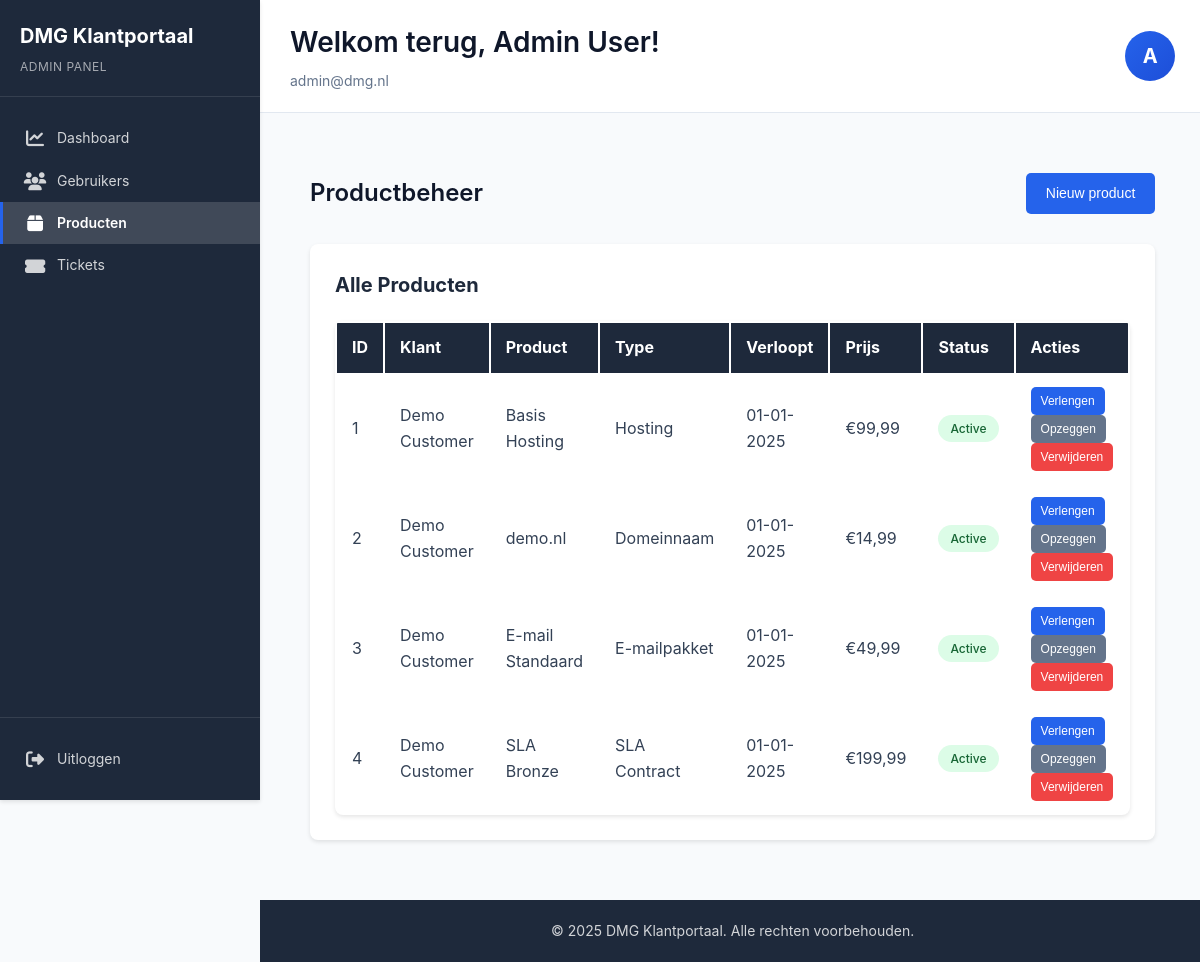
/admin/products.php (signed in), run on the app's committed database.
### tables this page shows
CREATE TABLE products (
    id INT AUTO_INCREMENT PRIMARY KEY,
    user_id INT NOT NULL,
    product_type_id INT NOT NULL,
    name VARCHAR(255) NOT NULL,
    description TEXT,
    domain_name VARCHAR(255),
    registration_date DATE NOT NULL,
    expiry_date DATE NOT NULL,
    duration_months INT DEFAULT 12,
    price DECIMAL(10, 2) NOT NULL,
    status ENUM('active', 'expired', 'cancelled', 'pending') NOT NULL DEFAULT 'active',
    created_at TIMESTAMP DEFAULT CURRENT_TIMESTAMP,
    updated_at TIMESTAMP DEFAULT CURRENT_TIMESTAMP ON UPDATE CURRENT_TIMESTAMP,
    FOREIGN KEY (user_id) REFERENCES users(id) ON DELETE CASCADE,
    FOREIGN KEY (product_type_id) REFERENCES product_types(id),
    INDEX idx_user_id (user_id),
    INDEX idx_status (status),
    INDEX idx_expiry_date (expiry_date)
);

CREATE TABLE users (
    id INT AUTO_INCREMENT PRIMARY KEY,
    email VARCHAR(255) UNIQUE NOT NULL,
    password VARCHAR(255) NOT NULL,
    first_name VARCHAR(100) NOT NULL,
    last_name VARCHAR(100) NOT NULL,
    company_name VARCHAR(255),
    address VARCHAR(255),
    postal_code VARCHAR(20),
    city VARCHAR(100),
    country VARCHAR(100) DEFAULT 'Nederland',
    phone VARCHAR(50),
    role ENUM('admin', 'customer') NOT NULL DEFAULT 'customer',
    created_at TIMESTAMP DEFAULT CURRENT_TIMESTAMP,
    updated_at TIMESTAMP DEFAULT CURRENT_TIMESTAMP ON UPDATE CURRENT_TIMESTAMP,
    last_login TIMESTAMP NULL,
    active TINYINT(1) DEFAULT 1,
    INDEX idx_email (email),
    INDEX idx_role (role)
);

CREATE TABLE product_types (
    id INT AUTO_INCREMENT PRIMARY KEY,
    name VARCHAR(100) NOT NULL,
    description TEXT,
    default_duration_months INT DEFAULT 12,
    created_at TIMESTAMP DEFAULT CURRENT_TIMESTAMP
);

### src/config/database.php (called while the page is built, shortened)
<?php
class Database {
    private static $instance = null;
    private $connection;
    private function __construct() {
        $dsn = "mysql:host=" . DB_HOST . ";dbname=" . DB_NAME . ";charset=" . DB_CHARSET;
        $options = [
            PDO::ATTR_ERRMODE            => PDO::ERRMODE_EXCEPTION,
            PDO::ATTR_DEFAULT_FETCH_MODE => PDO::FETCH_ASSOC,
            PDO::ATTR_EMULATE_PREPARES   => false,
        ];
        try {
            $this->connection = new PDO($dsn, DB_USER, DB_PASSWORD, $options);
        } catch (PDOException $e) {
            throw new Exception("Connection failed: " . $e->getMessage());
        }
    }
    public static function getInstance() {
        if (self::$instance === null) {
            self::$instance = new self();
        }
        return self::$instance;
    }
    public function getConnection() {
        return $this->connection;
    }
}

### src/classes/Product.php (called while the page is built, shortened)
<?php
class Product {
    private $db;
    public function __construct() {
        $this->db = Database::getInstance()->getConnection();
    }
    public function getAll() {
        $stmt = $this->db->query("
            SELECT p.*, pt.name as type_name,
                   u.first_name, u.last_name, u.email
            FROM products p
            JOIN product_types pt ON p.product_type_id = pt.id
            JOIN users u ON p.user_id = u.id
            ORDER BY p.created_at DESC
        ");
        return $stmt->fetchAll();
    }
}

### src/admin/products.php (the view, shortened to what this page needs)
<?php
require_once __DIR__ . '/../config/Database.php';
require_once __DIR__ . '/../classes/Product.php';
$productModel = new Product();
$products = $productModel->getAll();
?>
<?php include __DIR__ . '/../includes/header.php'; ?>
<div class="container">
    <div class="page-header">
        <h1>Productbeheer</h1>
        <button class="btn btn-primary" onclick="document.getElementById('newProductForm').style.display='block'">
            Nieuw product
        </button>
    </div>
        <div class="dashboard-section">
            <h2>Alle Producten</h2>
            <table class="data-table">
                <thead>
                    <tr>
                        <th>ID</th>
                        <th>Klant</th>
                        <th>Product</th>
                        <th>Type</th>
                        <th>Verloopt</th>
                        <th>Prijs</th>
                        <th>Status</th>
                        <th>Acties</th>
                    </tr>
                </thead>
                <tbody>
                    <?php foreach ($products as $product): ?>
                        <tr>
                            <td><?php echo $product['id']; ?></td>
                            <td><?php echo htmlspecialchars($product['first_name'] . ' ' . $product['last_name']); ?></td>
                            <td><?php echo htmlspecialchars($product['name']); ?></td>
                            <td><?php echo htmlspecialchars($product['type_name']); ?></td>
                            <td><?php echo date('d-m-Y', strtotime($product['expiry_date'])); ?></td>
                            <td>€<?php echo number_format($product['price'], 2, ',', '.'); ?></td>
                            <td><span class="badge badge-<?php echo $product['status']; ?>"><?php echo ucfirst($product['status']); ?></span></td>
                            <td>
                                <?php if ($product['status'] === 'active'): ?>
                                    <form method="POST" style="display: inline;">
                                        <button type="submit" class="btn btn-sm btn-primary">Verlengen</button>
                                    </form>
                                    <form method="POST" style="display: inline;">
                                        <button type="submit" class="btn btn-sm btn-secondary">Opzeggen</button>
                                    </form>
                                <?php endif; ?>
                                <form method="POST" style="display: inline;" onsubmit="return confirm('Weet u zeker dat u dit product wilt verwijderen?')">
                                    <button type="submit" class="btn btn-sm btn-danger">Verwijderen</button>
                                </form>
                            </td>
                        </tr>
                    <?php endforeach; ?>
                </tbody>
            </table>
        </div>
</div>
<?php include __DIR__ . '/../includes/footer.php'; ?>

### src/css/style.css (style rules this page uses)
* { margin: 0; padding: 0; box-sizing: border-box; }
:root { --primary-color: #2563eb; --primary-hover: #1d4ed8; --primary-light: #dbeafe; --primary-dark: #1e40af; --secondary-color: #64748b; --secondary-hover: #475569; --secondary-light: #f1f5f9; --secondary-dark: #334155; --success-color: #10b981; --success-light: #dcfce7; --success-dark: #166534; --danger-color: #ef4444; --danger-light: #fee2e2; --danger-dark: #991b1b; --warning-color: #f59e0b; --warning-light: #fef3c7; --warning-dark: #92400e; --info-color: #3b82f6; --info-light: #dbeafe; --info-dark: #1e40af; --dark-color: #1e293b; --light-color: #f8fafc; --white: #ffffff; --black: #000000; --gray-50: #f9fafb; --gray-100: #f3f4f6; --gray-200: #e5e7eb; --gray-300: #d1d5db; --gray-400: #9ca3af; --gray-500: #6b7280; --gray-600: #4b5563; --gray-700: #374151; --gray-800: #1f2937; --gray-900: #111827; --text-color: #334155; --text-light: #64748b; --text-dark: #0f172a; --text-muted: #94a3b8; --bg-color: #ffffff; --bg-light: #f8fafc; --bg-dark: #1e293b; --bg-overlay: rgba(0, 0, 0, 0.5); --border-color: #e2e8f0; --border-light: #f1f5f9; --border-dark: #cbd5e1; --sidebar-bg: #ffffff; --sidebar-admin-bg: #1e293b; --sidebar-width: 260px; --sidebar-collapsed-width: 70px; --font-family: -apple-system, BlinkMacSystemFont, 'Segoe UI', Roboto, 'Helvetica Neue', Arial, sans-serif; --font-size-xs: 12px; --font-size-sm: 14px; --font-size-base: 16px; --font-size-lg: 18px; --font-size-xl: 20px; --font-size-2xl: 24px; --font-size-3xl: 28px; --font-size-4xl: 32px; --font-weight-normal: 400; --font-weight-medium: 500; --font-weight-semibold: 600; --font-weight-bold: 700; --line-height-tight: 1.25; --line-height-normal: 1.5; --line-height-relaxed: 1.6; --line-height-loose: 2; --spacing-xs: 5px; --spacing-sm: 10px; --spacing-md: 15px; --spacing-lg: 20px; --spacing-xl: 30px; --spacing-2xl: 40px; --spacing-3xl: 50px; --radius-sm: 5px; --radius-md: 8px; --radius-lg: 10px; --radius-xl: 15px; --radius-full: 50%; --shadow-sm: 0 1px 2px rgba(0, 0, 0, 0.05); --shadow-md: 0 2px 4px rgba(0, 0, 0, 0.1); --shadow-lg: 0 4px 8px rgba(0, 0, 0, 0.15); --shadow-xl: 0 10px 25px rgba(0, 0, 0, 0.2); --shadow-2xl: 0 20px 40px rgba(0, 0, 0, 0.25); --transition-fast: 0.15s ease; --transition-base: 0.3s ease; --transition-slow: 0.5s ease; --z-dropdown: 100; --z-sticky: 500; --z-sidebar: 1000; --z-modal: 2000; --z-tooltip: 3000; --container-max-width: 1400px; --input-height: 40px; --input-padding: 10px; --input-border-width: 1px; --btn-padding-sm: 5px 10px; --btn-padding-md: 10px 20px; --btn-padding-lg: 15px 30px; }
body { font-family: var(--font-family); line-height: var(--line-height-relaxed); color: var(--text-color); background-color: var(--bg-light); font-size: var(--font-size-base); }
.container { max-width: var(--container-max-width); margin: 0 auto; padding: var(--spacing-xl) var(--spacing-lg); }
.page-header { display: flex; justify-content: space-between; align-items: center; margin-bottom: var(--spacing-xl); }
.page-header h1 { font-size: var(--font-size-2xl); color: var(--text-dark); font-weight: var(--font-weight-semibold); }
.btn { display: inline-block; padding: var(--btn-padding-md); border: none; border-radius: var(--radius-sm); cursor: pointer; font-size: var(--font-size-sm); font-weight: var(--font-weight-medium); text-decoration: none; transition: var(--transition-base); line-height: var(--line-height-normal); }
.btn-primary { background: var(--primary-color); color: var(--white) !important; }
.btn-secondary { background: var(--secondary-color); color: var(--white) !important; }
.btn-danger { background: var(--danger-color); color: var(--white) !important; }
.btn-sm { padding: var(--btn-padding-sm); font-size: var(--font-size-xs); }
.dashboard-section { background: white; padding: 25px; border-radius: 8px; box-shadow: 0 2px 4px rgba(0, 0, 0, 0.1); }
.dashboard-section h2 { font-size: 20px; margin-bottom: 20px; color: var(--dark-color); }
.data-table { width: 100%; background: white; border-radius: 8px; overflow: hidden; box-shadow: 0 2px 4px rgba(0, 0, 0, 0.1); }
.data-table thead { background: var(--dark-color); color: white; }
.data-table th, .data-table td { padding: 12px 15px; text-align: left; }
.data-table tbody tr { border-bottom: 1px solid var(--border-color); }
.badge { display: inline-block; padding: 4px 12px; border-radius: 20px; font-size: 12px; font-weight: 500; }
.badge-active { background: #dcfce7; color: #166534; }

### data on the page
products: id "1", user.last_name "Demo Customer", name "Basis Hosting", product_type.name "Hosting", expiry_date "01-01-2025", price "99,99", status "Active"
products: id "2", user.last_name "Demo Customer", name "demo.nl", product_type.name "Domeinnaam", expiry_date "01-01-2025", price "14,99", status "Active"
products: id "3", user.last_name "Demo Customer", name "E-mail Standaard", product_type.name "E-mailpakket", expiry_date "01-01-2025", price "49,99", status "Active"
products: id "4", user.last_name "Demo Customer", name "SLA Bronze", product_type.name "SLA Contract", expiry_date "01-01-2025", price "199,99", status "Active"

### other printed values
APP_NAME "DMG Klantportaal"
$userName "Admin User"
$userEmail "admin@dmg.nl"
substr($userName, 0, 1) "A"
